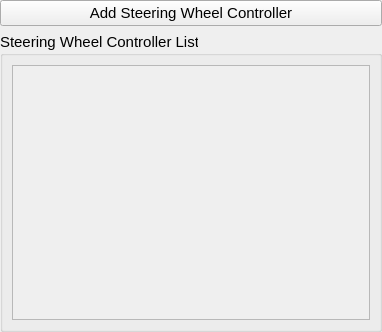
<?xml version="1.0" encoding="UTF-8"?>
<ui version="4.0">
 <class>Form</class>
 <widget class="QWidget" name="Form">
  <property name="geometry">
   <rect>
    <x>0</x>
    <y>0</y>
    <width>382</width>
    <height>332</height>
   </rect>
  </property>
  <property name="windowTitle">
   <string>Form</string>
  </property>
  <layout class="QGridLayout" name="gridLayout">
   <property name="leftMargin">
    <number>0</number>
   </property>
   <property name="topMargin">
    <number>0</number>
   </property>
   <property name="rightMargin">
    <number>0</number>
   </property>
   <property name="bottomMargin">
    <number>0</number>
   </property>
   <item row="2" column="0">
    <widget class="QGroupBox" name="groupbox_haptic_controllers">
     <property name="sizePolicy">
      <sizepolicy hsizetype="Preferred" vsizetype="Minimum">
       <horstretch>0</horstretch>
       <verstretch>0</verstretch>
      </sizepolicy>
     </property>
     <property name="minimumSize">
      <size>
       <width>0</width>
       <height>260</height>
      </size>
     </property>
     <property name="font">
      <font>
       <pointsize>11</pointsize>
      </font>
     </property>
     <property name="title">
      <string>Steering Wheel Controller List:</string>
     </property>
     <layout class="QGridLayout" name="gridLayout_2">
      <item row="0" column="0">
       <widget class="QScrollArea" name="sw_controller_scrollarea">
        <property name="widgetResizable">
         <bool>true</bool>
        </property>
        <widget class="QWidget" name="scrollAreaWidgetContents">
         <property name="geometry">
          <rect>
           <x>0</x>
           <y>0</y>
           <width>360</width>
           <height>260</height>
          </rect>
         </property>
         <layout class="QGridLayout" name="gridLayout_3">
          <item row="0" column="0">
           <layout class="QVBoxLayout" name="haptic_controller_list_layout">
            <property name="spacing">
             <number>2</number>
            </property>
           </layout>
          </item>
          <item row="1" column="0">
           <spacer name="verticalSpacer">
            <property name="orientation">
             <enum>Qt::Vertical</enum>
            </property>
            <property name="sizeHint" stdset="0">
             <size>
              <width>20</width>
              <height>40</height>
             </size>
            </property>
           </spacer>
          </item>
         </layout>
        </widget>
       </widget>
      </item>
     </layout>
    </widget>
   </item>
   <item row="1" column="0">
    <widget class="QPushButton" name="btn_add_haptic_controller">
     <property name="sizePolicy">
      <sizepolicy hsizetype="Minimum" vsizetype="Preferred">
       <horstretch>0</horstretch>
       <verstretch>0</verstretch>
      </sizepolicy>
     </property>
     <property name="font">
      <font>
       <pointsize>11</pointsize>
      </font>
     </property>
     <property name="text">
      <string>Add Steering Wheel Controller</string>
     </property>
    </widget>
   </item>
  </layout>
 </widget>
 <resources/>
 <connections/>
</ui>
